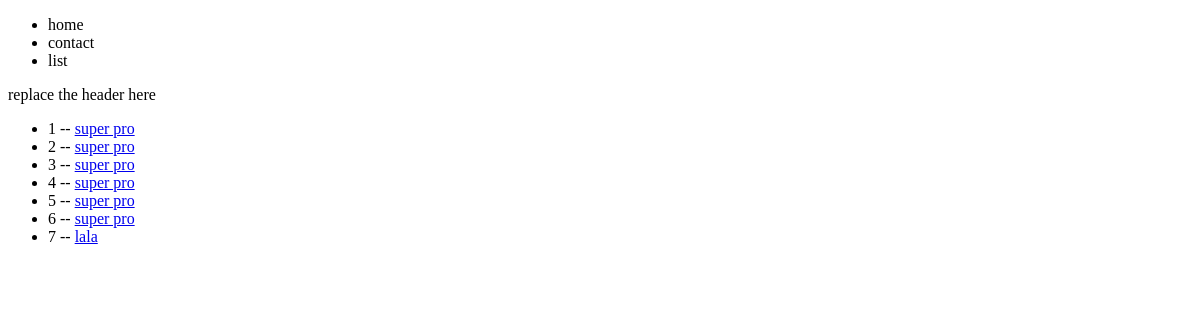
Before: /products/ with the older database file.
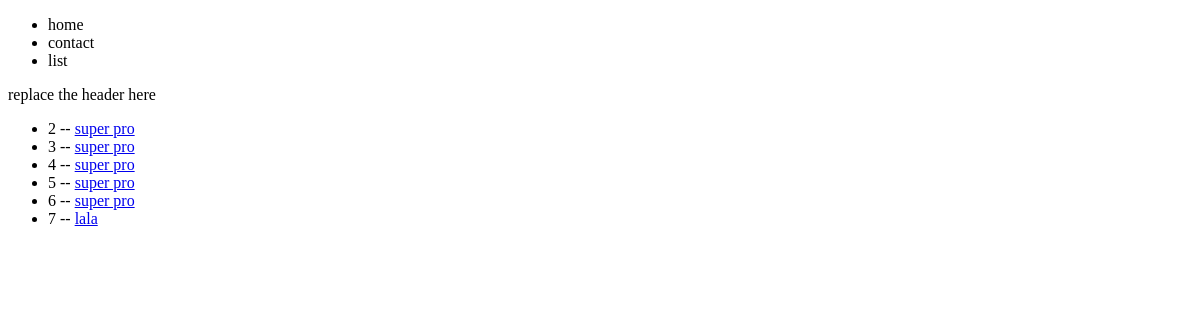
After: the same page with the newer database file.
### products/models.py (models this page shows)
class Product(models.Model):
    title = models.CharField(max_length=120)
    description = models.TextField(blank=True, null=True)
    price = models.DecimalField(decimal_places = 2, max_digits=10000)
    summary = models.TextField(default="replace this")
    def get_absolute_url(self):
        return reverse("products:product_detail", kwargs={"id":self.id}) #f"/product/{self.id}"

### products/views.py (the view)
# urls.py: path('', product_list_view , name='product_list'),
def product_list_view(request):
    queryset = Product.objects.all()
    context = {
        'object_list': queryset
    }
    return render(request, "product/product_list.html", context)

### products/templates/product/product_list.html
{% extends 'base.html' %}
{% block content %}
    <ul>
        {% for instance in object_list %}
            <li>{{instance.id}} -- <a href="{{ instance.get_absolute_url }}">{{instance.title}}</a></li>
        {% endfor %}
    </ul>
{% endblock %}

### templates/base.html (shortened to what this page needs)
<!DOCTYPE html>
<html lang="en" dir="ltr">
    <head>
    </head>
    <body>
        {% include 'navbar.html' %}
        {% block header %}
        replace the header here
        {% endblock %}
        {% block content %}{% endblock %}
    </body>
</html>

### templates/navbar.html
<nav>
    <ul>
        <li>home</li>
        <li>contact</li>
        <li>list</li>
    </ul>
</nav>

Changed rows visible on the page:
removed Product: id "1", title "super pro"
